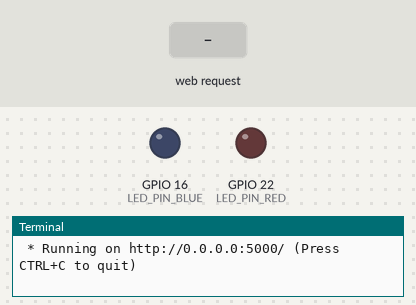
Bench run of a program on a simulated Raspberry Pi (BCM pin numbers). Parts: output pins drawn as LEDs (lit = HIGH), the last lines printed to the terminal. Inputs (shaded band) come from the test bench. The clock reads 2024-03-15 10:24:30 at power-on unless the program sets it.

Above: at 1.2 s.
1.3 s: HTTP request for /led/on/Red received
At 2.4 s:
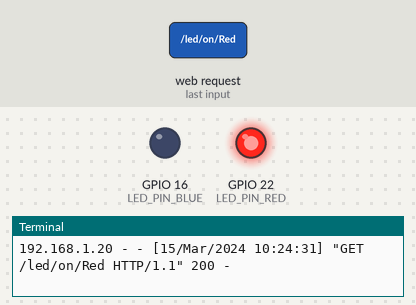
2.8 s: HTTP request for /led/on/Blue received
At 3.6 s:
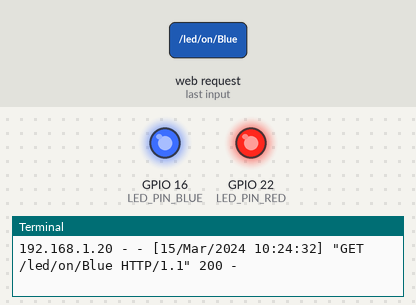
4.3 s: HTTP request for /led/off/Red received
At 4.7 s:
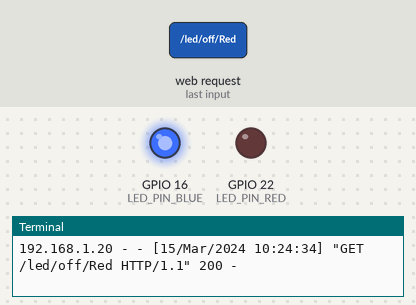
Timing chart, 0 to 7.3 s (numbered marks = the images above; inputs shaded):
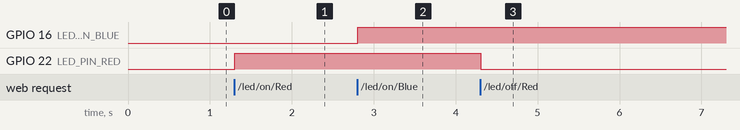

Measured:
- after the input at 1.3 s, GPIO 22 (LED_PIN_RED): LOW → HIGH at once
- after the input at 2.8 s, GPIO 16 (LED_PIN_BLUE): LOW → HIGH at once
- after the input at 4.3 s, GPIO 22 (LED_PIN_RED): HIGH → LOW at once

The program:

flask_led2.py
```python
from flask import Flask, render_template
import RPi.GPIO as GPIO

LED_PIN_RED = 22
LED_PIN_BLUE = 16
GPIO.setmode(GPIO.BCM)
GPIO.setup(LED_PIN_RED, GPIO.OUT)
GPIO.setup(LED_PIN_BLUE, GPIO.OUT)
#Flask 객체 생성
app = Flask(__name__)

#0.0.0.0:5000
@app.route("/")
def hello():
    return render_template("led.html")

@app.route("/led/<op>/<color>")
def led_op(op,color):
    if op == "on":
        if color == "Red":
            GPIO.output(LED_PIN_RED, GPIO.HIGH)
            return "BLUE LED ON"
        if color == "Blue":
            GPIO.output(LED_PIN_BLUE, GPIO.HIGH)
            return "GREEN LED ON"
    elif op == "off":
        if color == "Red":
            GPIO.output(LED_PIN_RED, GPIO.LOW)
            return "BLUE LED OFF"
        if color == "Blue":
            GPIO.output(LED_PIN_BLUE, GPIO.LOW)
            return "GREEN LED OFF"

#터미널에서 직접 실행시킨 경우
if __name__ == "__main__":
    try:
        app.run(host="0.0.0.0")
    finally:
        GPIO.cleanup()
```
